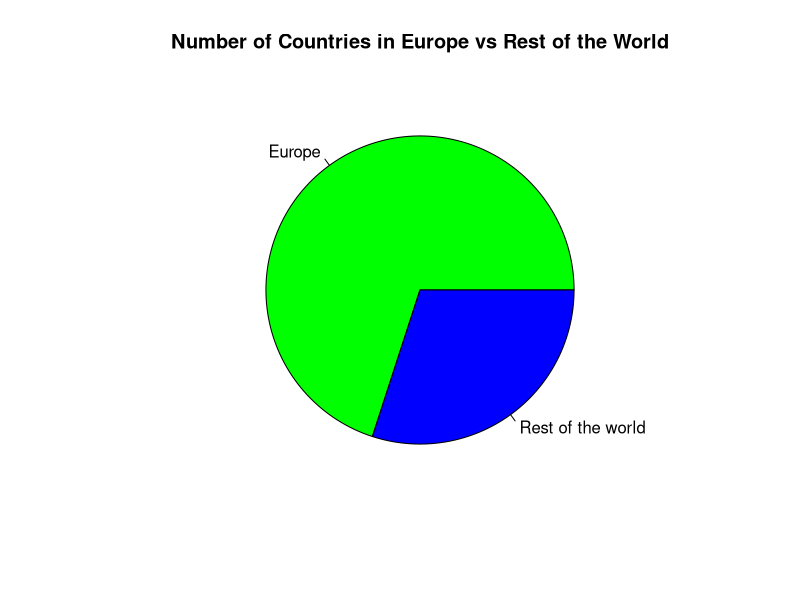
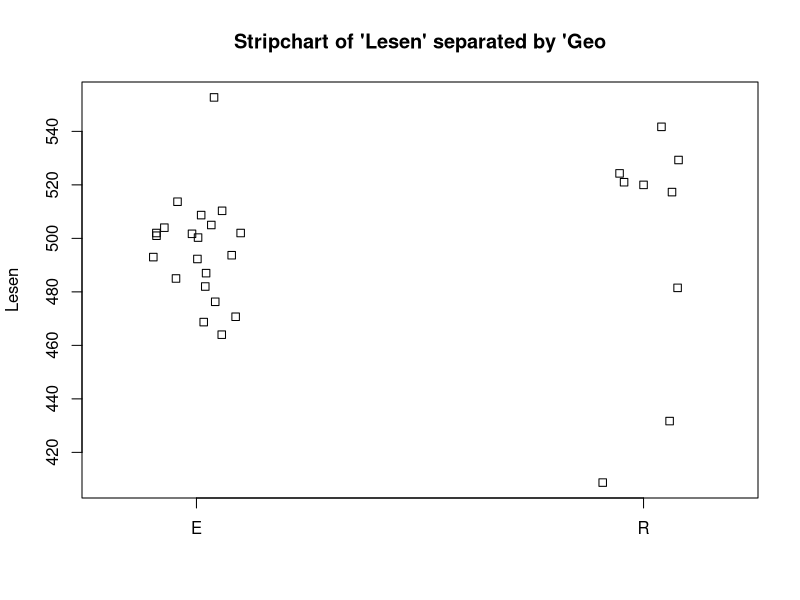
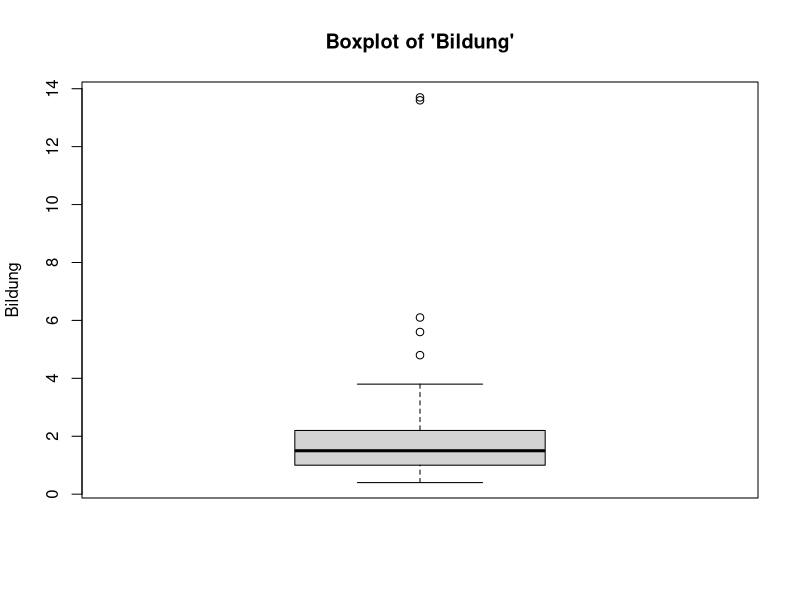
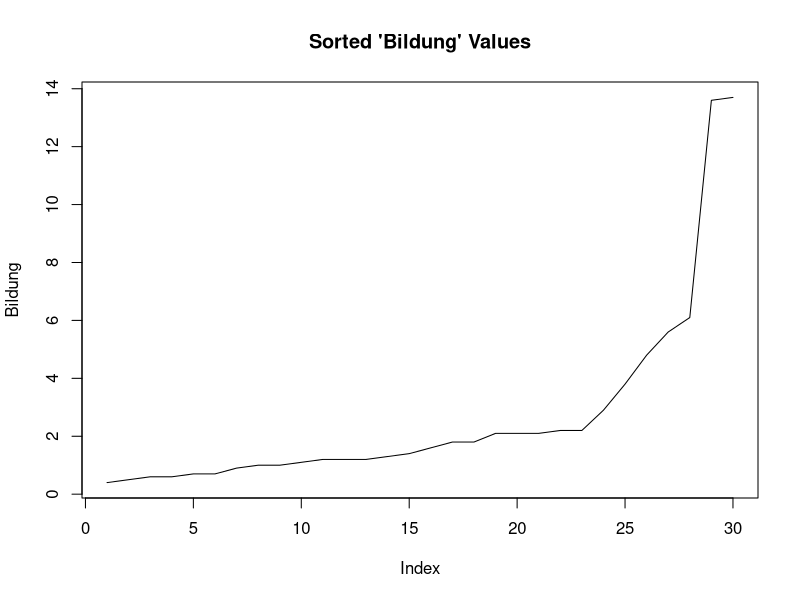

R code for these plots, in order:
# a)
OECD_Data <- read.csv("../Data/oecdM.csv", header = TRUE, sep= ",", dec= ".", stringsAsFactors =  FALSE)
# b)
numeric_cols <- sapply(OECD_Data, is.numeric)
OECD_Data_Numeric <- OECD_Data[, numeric_cols]
mean_values <- apply(OECD_Data_Numeric, 2, mean, na.rm = TRUE)
variance_values <- apply(OECD_Data_Numeric, 2, var, na.rm = TRUE)
# c)

# Install the readr package if not already installed
"Niederlande" %in% OECD_Data[,1]
"China" %in% OECD_Data[,1]

# d)
countires_withDrunk_youth <- complete.cases(OECD_Data$Alkohol)
OECD_Alkohol <- OECD_Data[countires_withDrunk_youth, ]
Alkohol_max <- which.max(OECD_Alkohol$Alkohol)
Country_max <- OECD_Alkohol$`ï..`[Alkohol_max]
countries_with_alkohol <- OECD_Alkohol$`ï..`
print(countries_with_alkohol)
print(Country_max)
# e)
index <- which.min(OECD_Data_Numeric$`SÃ.uglsterblichkeit`)
country <- OECD_Data$`ï..`[index]
infant_mortality_rate <- OECD_Data_Numeric$`SÃ.uglsterblichkeit`[index]
print(country)
print(infant_mortality_rate)

# f)
average_exercise <- mean(OECD_Data$Bewegung, na.rm = TRUE)
countries_below_average <- OECD_Data[OECD_Data$Bewegung < average_exercise, 1]
print(average_exercise)
print(countries_below_average)

# Aufgabe_02
# a)
europe_count <- sum(OECD_Data$Geo == "E", na.rm = TRUE)
rest_of_world_count <- sum(OECD_Data$Geo != "E", na.rm = TRUE)

# Create a pei chart to represent this information
counts <- c(europe_count, rest_of_world_count)
labels <- c("Europe", "Rest of the world")
colors <- c("green", "blue")
print(counts)
pie(counts, labels = labels, col = colors, main = "Number of Countries in Europe vs Rest of the World")
# b)
# Visualize the 'Lesen' variable separeted by the 'Geo'
stripchart(OECD_Data$Lesen ~ OECD_Data$Geo, vertical = TRUE, method = "jitter",
          main = "Stripchart of 'Lesen' separated by 'Geo",
         xlad = "Geo", ylab = "Lesen")
# TODO Welche Aussage können Sie mit diesem Stripchart treffen?

# Aufgabe 3
# a)
boxplot(OECD_Data$Bildung, main = "Boxplot of 'Bildung'", ylab = "Bildung" )

# TODO Was fällt Ihnen auf?

# b)
quantiles <- quantile(OECD_Data$Bildung, na.rm = TRUE)
print(quantiles)

# c)
# Sort the 'Bildung' values in ascending order
sorted_bildung <- sort(OECD_Data$Bildung, na.last = TRUE)

# Plot the sorted 'Bildung' values as a curve
plot(sorted_bildung, type = "l", main = "Sorted 'Bildung' Values", ylab = "Bildung")
